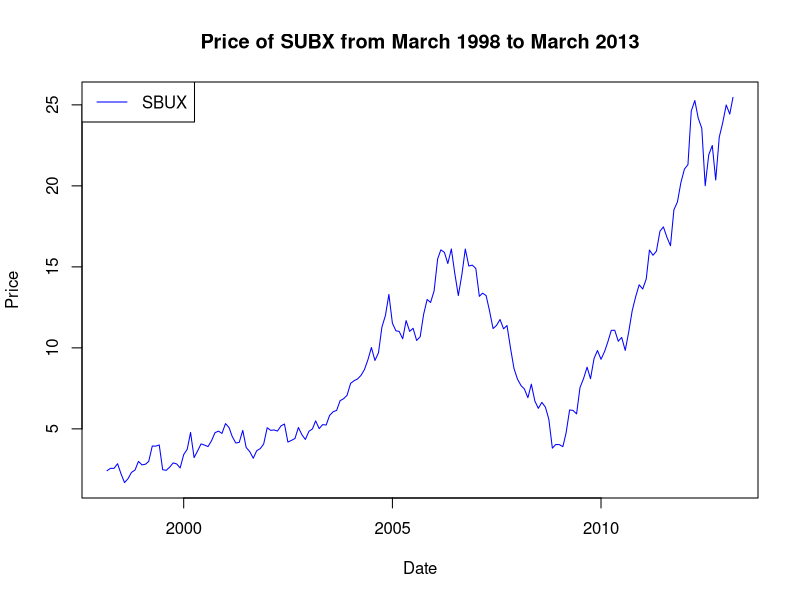
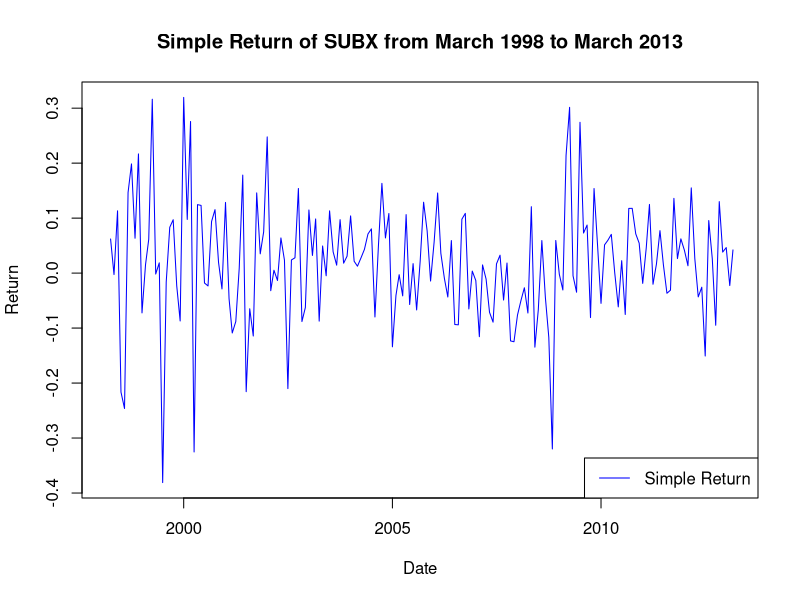
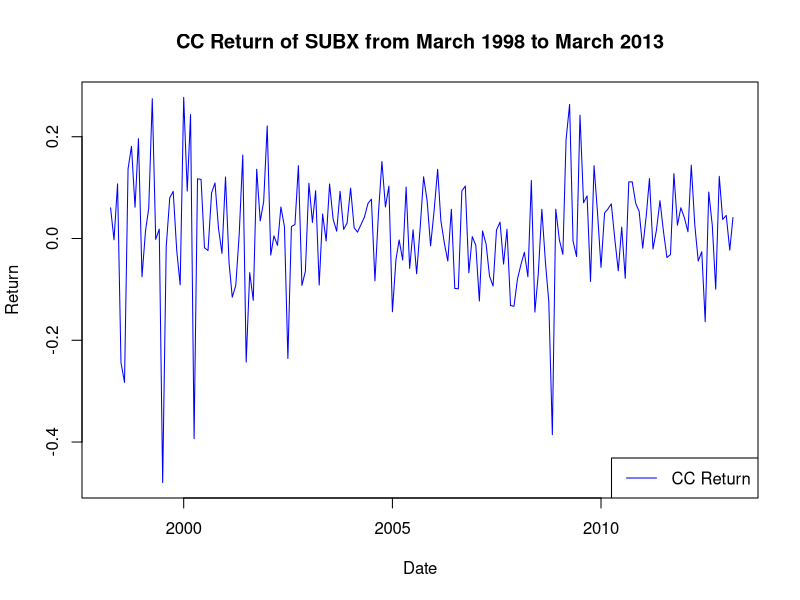
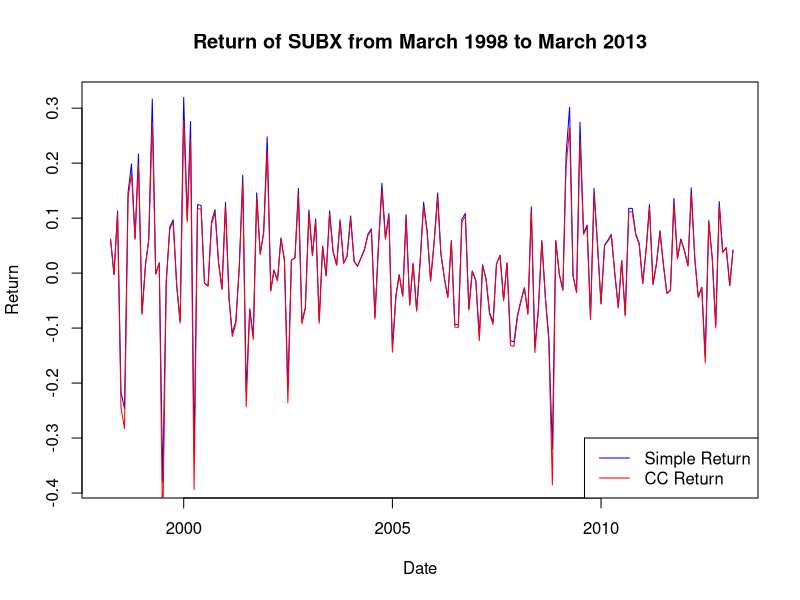

Recreate these plots in R, in order.
## ---- chunk 1
knitr::opts_chunk$set(echo = TRUE)
knitr::opts_knit$set(root.dir = "C:/Users/zyj37/Desktop/MAE/Winter/ECON 432/Homework")
library(tidyverse)
## ---- chunk 2
sbux.df = read.csv("sbuxPrices.csv")
## ---- chunk 3
# head is used to show the first (defualt is 6) observations in the dataframe.
head(sbux.df)
## ---- chunk 4
# tail is used to show the last (defualt is 6) observations in the dataframe.
tail(sbux.df)
## ---- chunk 5
# it is a slice expression to get the column "Adj.Close" from the dataframe.
sbuxPrices.df = sbux.df[,"Adj.Close",drop= F]
## ---- chunk 6
# set the rownames of the dataframe
rownames(sbuxPrices.df) = sbux.df$Date
## ---- chunk 7
# same to 1.1
head(sbuxPrices.df)
## ---- chunk 8
# slice the 101-132 observations from the dataframe sbux.df
sbux.df[101:132,]
## ---- chunk 9
sbux.df$Date = as.Date(sbux.df$Date)
plot(sbux.df$Date,sbux.df$Adj.Close,"l",col = "blue",xlab = "Date",ylab = "Price",main = "Price of SUBX from March 1998 to March 2013")
legend("topleft","SBUX",col="blue",lty=1)
## ---- chunk 10
# get the simple returan and cc return
sbux.df  = sbux.df %>% mutate(
  Adj.Close_prior = lag(Adj.Close),
  simple_return = (Adj.Close-Adj.Close_prior)/Adj.Close_prior,
  cc_return = log(Adj.Close) - log(Adj.Close_prior)
)
# draw graphs seperately
plot(sbux.df$Date,sbux.df$simple_return,"l",col = "blue",xlab = "Date",ylab = "Return",main = "Simple Return of SUBX from March 1998 to March 2013")
legend("bottomright","Simple Return",col="blue",lty=1)
plot(sbux.df$Date,sbux.df$cc_return,"l",col = "blue",xlab = "Date",ylab = "Return",main = "CC Return of SUBX from March 1998 to March 2013")
legend("bottomright","CC Return",col="blue",lty=1)
## ---- chunk 11
# draw together
plot(sbux.df$Date,sbux.df$simple_return,"l",col = "blue",xlab = "Date",ylab = "Return",main = "Return of SUBX from March 1998 to March 2013")
lines(sbux.df$Date,sbux.df$cc_return,col ="red")
legend("bottomright",c("Simple Return","CC Return"),col=c("blue","red"),lty=1)

